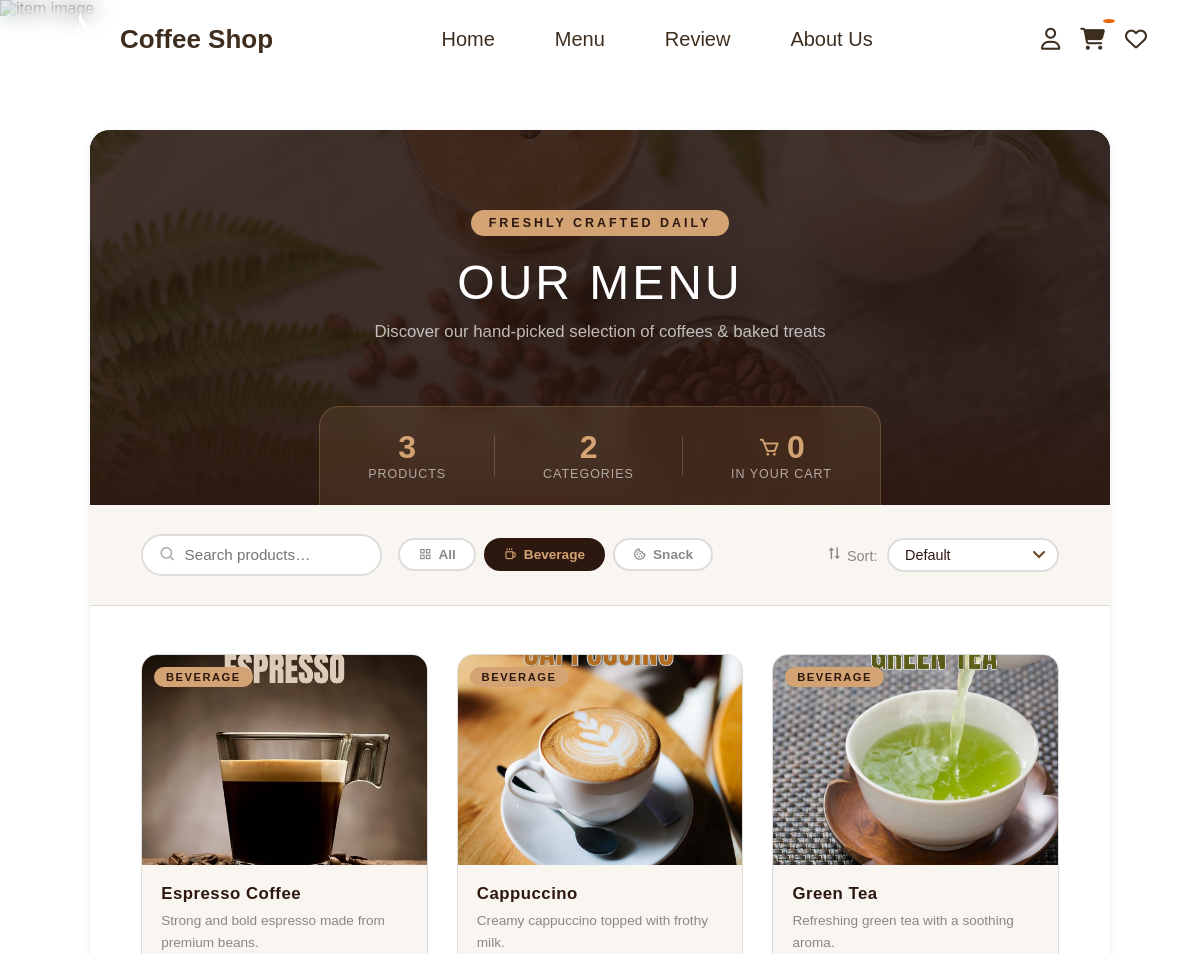
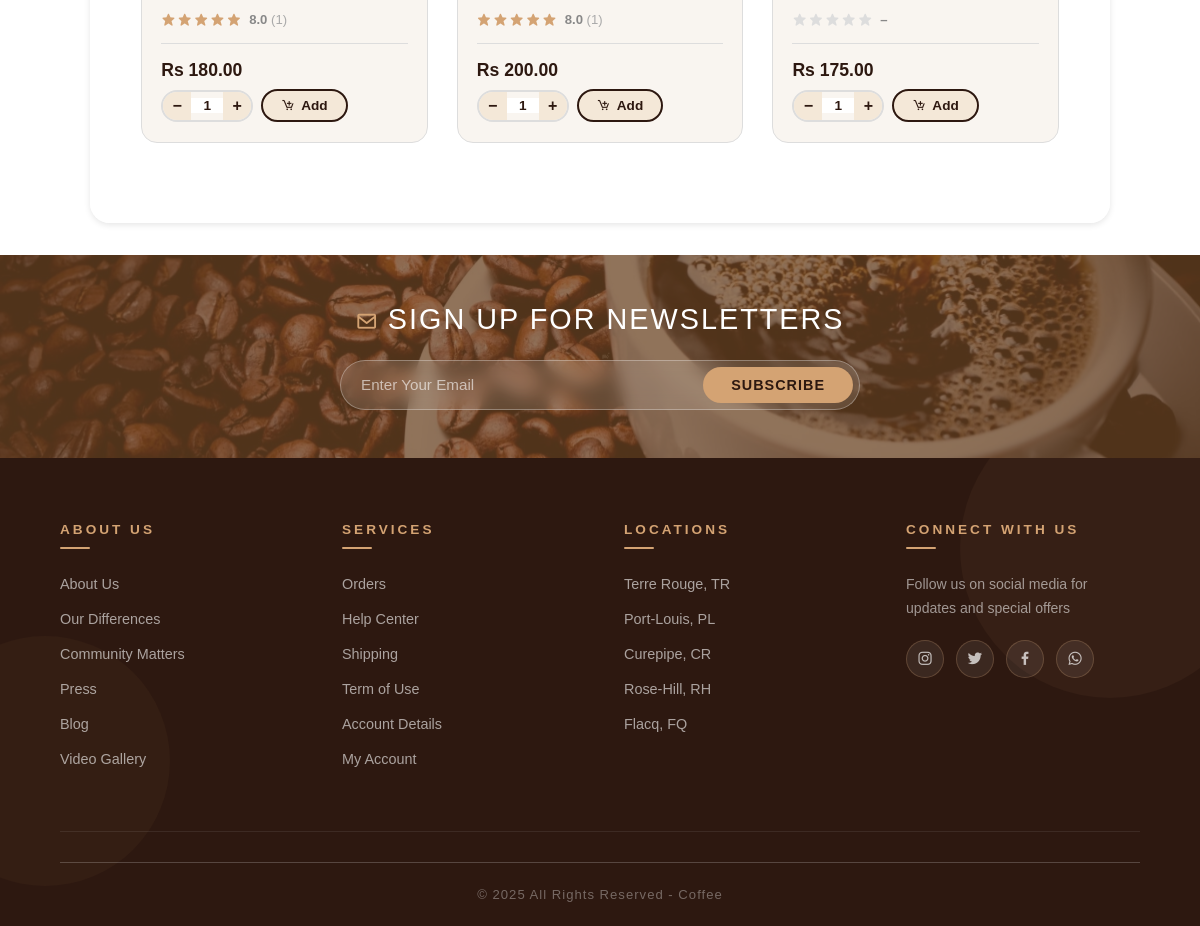
The app's page /pages/view_product.php?category=Beverage (signed in) with its own data (2 pictures, top to bottom).
### tables this page shows
CREATE TABLE `product` (
  `Product_id` int(11) NOT NULL,
  `name` varchar(250) NOT NULL,
  `description` text NOT NULL,
  `price` decimal(10,2) NOT NULL,
  `stock_quantity` int(11) NOT NULL,
  `category` varchar(20) NOT NULL,
  `Visible_on_website` tinyint(1) NOT NULL DEFAULT 1,
  `image_source` varchar(255) NOT NULL
);

### pages/view_product.php (the view, shortened to what this page needs)
<?php
    include('../assets/includes/connect.php');
    $user_id = $_SESSION['user_id'] ?? null;
    $category = $_GET['category'] ?? 'all';
    $sort     = $_GET['sort']     ?? 'default';
    $search   = trim($_GET['search'] ?? '');
    $where  = ["p.Visible_on_website = 1"];
    $params = [];
    if ($category !== 'all') {
        $where[]  = "p.category = ?";
        $params[] = $category;
    }
    $order_by = match($sort) {
        'price_asc'  => 'p.price ASC',
        'price_desc' => 'p.price DESC',
        'name_asc'   => 'p.name ASC',
        'rating'     => 'avg_rating DESC',
        default      => 'p.Product_id ASC',
    };
    $sql = "
        SELECT p.*,
               ROUND(AVG(r.Rating), 1) AS avg_rating,
               COUNT(r.Rating)         AS review_count
        FROM product p
        LEFT JOIN review r ON r.Product_id = p.Product_id
        WHERE " . implode(' AND ', $where) . "
        GROUP BY p.Product_id
        ORDER BY $order_by
    ";
    $stmt = $conn->prepare($sql);
    $stmt->execute($params);
    $products = $stmt->fetchAll(PDO::FETCH_ASSOC);
    $cat_stmt = $conn->query("SELECT DISTINCT category FROM product WHERE Visible_on_website = 1 ORDER BY category");
    $categories = $cat_stmt->fetchAll(PDO::FETCH_COLUMN);
    $cart_count = 0;
    if ($user_id) {
        $cc = $conn->prepare("SELECT SUM(quantity) FROM cart WHERE user_id = ?");
        $cc->execute([$user_id]);
        $cart_count = (int)$cc->fetchColumn();
    }
?>
<!DOCTYPE html>
<html lang="en">
<head>
    <link rel="stylesheet" href="../assets/css/header.css?v=<?php echo time(); ?>">
    <link rel="stylesheet" href="../assets/css/view_product.css?v=<?php echo time(); ?>">
    <link rel="stylesheet" href="../assets/css/footer.css?v=<?php echo time(); ?>">
    <img src="../assets/images/productimages/<?php echo $item['image_source']; ?>" alt="item image">
    <link href="https://unpkg.com/boxicons@2.1.4/css/boxicons.min.css" rel="stylesheet">
</head>
<body>
    <?php include('../assets/includes/header.php'); ?>
    <div style="height: 80px; width: 100%;"></div>
    <div class="main">
        <section class="products-hero">
            <div class="hero-overlay"></div>
            <div class="hero-text">
                <span class="hero-tag">Freshly Crafted Daily</span>
                <h1>Our Menu</h1>
                <p>Discover our hand-picked selection of coffees &amp; baked treats</p>
            </div>
            <div class="stats-bar">
                <div class="stat">
                    <span class="stat-num"><?php echo count($products); ?></span>
                    <span class="stat-label">Products</span>
                </div>
                <div class="stat">
                    <span class="stat-num"><?php echo count($categories); ?></span>
                    <span class="stat-label">Categories</span>
                </div>
                <div class="stat">
                    <a href="cart.php" class="stat-cart">
                        <i class="bx bx-cart"></i>
                        <span class="stat-num"><?php echo $cart_count; ?></span>
                    </a>
                    <span class="stat-label">In Your Cart</span>
                </div>
            </div>
        </section>
        <section class="filters-section">
            <form method="GET" class="search-bar" id="filterForm">
                <div class="search-wrap">
                    <i class="bx bx-search"></i>
                    <input type="text" name="search" placeholder="Search products…"
                           value="<?php echo htmlspecialchars($search); ?>">
                </div>
                <div class="category-pills">
                    <a href="?category=all&sort=<?php echo $sort; ?>&search=<?php echo urlencode($search); ?>"
                       class="pill <?php echo $category === 'all' ? 'active' : ''; ?>">
                        <i class="bx bx-grid-alt"></i> All
                    </a>
                    <?php foreach ($categories as $cat): ?>
                    <a href="?category=<?php echo urlencode($cat); ?>&sort=<?php echo $sort; ?>&search=<?php echo urlencode($search); ?>"
                       class="pill <?php echo $category === $cat ? 'active' : ''; ?>">
                        <?php
                            $icons = ['Beverage' => 'bx-coffee', 'Snack' => 'bx-cookie', 'Food' => 'bx-dish'];
                            $icon  = $icons[$cat] ?? 'bx-tag';
                        ?>
                        <i class="bx <?php echo $icon; ?>"></i>
                        <?php echo htmlspecialchars($cat); ?>
                    </a>
                    <?php endforeach; ?>
                </div>
                <div class="sort-wrap">
                    <label><i class="bx bx-sort-alt-2"></i> Sort:</label>
                    <select name="sort" onchange="this.form.submit()">
                        <option value="default"    <?php echo $sort==='default'    ? 'selected':''; ?>>Default</option>
                    </select>
                </div>
            </form>
        </section>
        <section class="products-section">
            <?php if (empty($products)): ?>
            <div class="no-products">
                <i class="bx bx-search-alt"></i>
                <h3>No products found</h3>
                <p>Try a different search or category.</p>
                <a href="view_product.php" class="btn">Clear Filters</a>
            </div>
            <?php else: ?>
            <div class="products-grid">
                <?php foreach ($products as $p):
                    $stars      = round($p['avg_rating'] ?? 0);
                    $avg        = $p['avg_rating'] ? number_format($p['avg_rating'], 1) : '–';
                    $out        = $p['stock_quantity'] == 0;
                ?>
                <div class="product-card <?php echo $out ? 'out-of-stock' : ''; ?>">
                    <div class="card-image">
                        <img src="../assets/images/<?php echo htmlspecialchars($p['image_source']); ?>"
                             alt="<?php echo htmlspecialchars($p['name']); ?>"
                             onerror="this.src='../assets/images/placeholder.jpg'">
                        <span class="category-badge"><?php echo htmlspecialchars($p['category']); ?></span>
                    </div>
                    <div class="card-body">
                        <a href="product_detail.php?id=<?php echo $p['Product_id']; ?>" class="card-title-link">
                        <h3 class="card-title"><?php echo htmlspecialchars($p['name']); ?></h3>
                    </a>
                        <p class="card-desc"><?php echo htmlspecialchars($p['description']); ?></p>
                        <div class="card-rating">
                            <div class="stars">
                                <?php for ($i = 1; $i <= 5; $i++): ?>
                                    <i class="bx bxs-star <?php echo $i <= $stars ? 'filled' : 'empty'; ?>"></i>
                                <?php endfor; ?>
                            </div>
                            <span class="rating-text">
                                <?php echo $avg; ?>
                                <?php if ($p['review_count'] > 0): ?>
                                    <span class="review-count">(<?php echo $p['review_count']; ?>)</span>
                                <?php endif; ?>
                            </span>
                        </div>
                        <div class="card-footer">
                            <span class="price">Rs <?php echo number_format($p['price'], 2); ?></span>
                            <?php if (!$out): ?>
                            <form method="POST" class="add-cart-form">
                                <div class="qty-wrap">
                                    <button type="button" class="qty-btn" onclick="changeQty(this,-1)">−</button>
                                    <input type="number" name="quantity" value="1" min="1"
                                           max="<?php echo $p['stock_quantity']; ?>" class="qty-input" readonly>
                                    <button type="button" class="qty-btn" onclick="changeQty(this,1)">+</button>
                                </div>
                                <button type="submit" name="add_to_cart" class="btn add-btn">
                                    <i class="bx bx-cart-add"></i> Add
                                </button>
                            </form>
                            <?php else: ?>
                            <span class="out-label">Unavailable</span>
                            <?php endif; ?>
                        </div>
                    </div>
                </div>
                <?php endforeach; ?>
            </div>
            <?php endif; ?>
        </section>
    </div>
    <?php include('../assets/includes/footer.php'); ?>
</body>
</html>

### assets/css/header.css (style rules this page uses)
html, body { margin: 0; padding: 0; overflow-x: hidden; font-family: Arial, sans-serif; }
* { box-sizing: border-box; }

### assets/css/footer.css (style rules this page uses)
* { margin: 0; padding: 0; box-sizing: border-box; }
body { display: flex; flex-direction: column; min-height: 100vh; margin: 0; }
.main { flex: 1; }
html { font-size: 16px; -ms-overflow-style: scrollbar; -webkit-tap-highlight-color: transparent; -font-family: sans-serif; --ms-text-size-adjust: 100%; -webkit-text-size-adjust: 100%; }

### records on screen
product: image_source (picture), category "BEVERAGE", name "Espresso Coffee", description "Strong and bold espresso made from premium beans.", avg "8.0", review_count "1", price "180.00"
product: image_source (picture), category "BEVERAGE", name "Cappuccino", description "Creamy cappuccino topped with frothy milk.", avg "8.0", review_count "1", price "200.00"
product: image_source (picture), category "BEVERAGE", name "Green Tea", description "Refreshing green tea with a soothing aroma.", avg "–", price "175.00"

### other values on screen
count($products) "3"
count($categories) "2"
$cart_count "0"
$cat "Beverage"
$cat "Snack"
